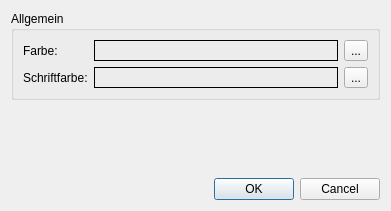
<?xml version="1.0" encoding="UTF-8"?>
<ui version="4.0">
 <class>EditPlayerDialog</class>
 <widget class="QDialog" name="EditPlayerDialog">
  <property name="geometry">
   <rect>
    <x>0</x>
    <y>0</y>
    <width>391</width>
    <height>211</height>
   </rect>
  </property>
  <property name="windowTitle">
   <string>Slot editieren</string>
  </property>
  <layout class="QVBoxLayout" name="verticalLayout_2">
   <item>
    <widget class="QGroupBox" name="groupBox_2">
     <property name="title">
      <string>Allgemein</string>
     </property>
     <property name="flat">
      <bool>true</bool>
     </property>
     <layout class="QGridLayout" name="gridLayout_3">
      <item row="0" column="0">
       <widget class="QLabel" name="label_4">
        <property name="sizePolicy">
         <sizepolicy hsizetype="Fixed" vsizetype="Preferred">
          <horstretch>0</horstretch>
          <verstretch>0</verstretch>
         </sizepolicy>
        </property>
        <property name="text">
         <string>Farbe:</string>
        </property>
       </widget>
      </item>
      <item row="0" column="1">
       <widget class="QLabel" name="colorLabel">
        <property name="sizePolicy">
         <sizepolicy hsizetype="Expanding" vsizetype="Preferred">
          <horstretch>0</horstretch>
          <verstretch>0</verstretch>
         </sizepolicy>
        </property>
        <property name="autoFillBackground">
         <bool>false</bool>
        </property>
        <property name="styleSheet">
         <string notr="true">border:1px solid #000000;</string>
        </property>
       </widget>
      </item>
      <item row="0" column="2">
       <widget class="QToolButton" name="selectColorButton">
        <property name="text">
         <string notr="true">...</string>
        </property>
       </widget>
      </item>
      <item row="1" column="0">
       <widget class="QLabel" name="label">
        <property name="text">
         <string>Schriftfarbe:</string>
        </property>
       </widget>
      </item>
      <item row="1" column="1">
       <widget class="QLabel" name="fontColorLabel">
        <property name="sizePolicy">
         <sizepolicy hsizetype="Expanding" vsizetype="Preferred">
          <horstretch>0</horstretch>
          <verstretch>0</verstretch>
         </sizepolicy>
        </property>
        <property name="styleSheet">
         <string notr="true">border:1px solid #000000;</string>
        </property>
       </widget>
      </item>
      <item row="1" column="2">
       <widget class="QToolButton" name="selectFontColorButton">
        <property name="text">
         <string notr="true">...</string>
        </property>
       </widget>
      </item>
     </layout>
    </widget>
   </item>
   <item>
    <widget class="DeviceSelectWidget" name="deviceSelectWidget" native="true"/>
   </item>
   <item>
    <widget class="QDialogButtonBox" name="buttonBox">
     <property name="orientation">
      <enum>Qt::Horizontal</enum>
     </property>
     <property name="standardButtons">
      <set>QDialogButtonBox::Cancel|QDialogButtonBox::Ok</set>
     </property>
    </widget>
   </item>
  </layout>
 </widget>
 <customwidgets>
  <customwidget>
   <class>DeviceSelectWidget</class>
   <extends>QWidget</extends>
   <header>view/deviceselectwidget.h</header>
   <container>1</container>
  </customwidget>
 </customwidgets>
 <resources/>
 <connections>
  <connection>
   <sender>buttonBox</sender>
   <signal>accepted()</signal>
   <receiver>EditPlayerDialog</receiver>
   <slot>accept()</slot>
   <hints>
    <hint type="sourcelabel">
     <x>248</x>
     <y>254</y>
    </hint>
    <hint type="destinationlabel">
     <x>157</x>
     <y>274</y>
    </hint>
   </hints>
  </connection>
  <connection>
   <sender>buttonBox</sender>
   <signal>rejected()</signal>
   <receiver>EditPlayerDialog</receiver>
   <slot>reject()</slot>
   <hints>
    <hint type="sourcelabel">
     <x>316</x>
     <y>260</y>
    </hint>
    <hint type="destinationlabel">
     <x>286</x>
     <y>274</y>
    </hint>
   </hints>
  </connection>
 </connections>
</ui>
